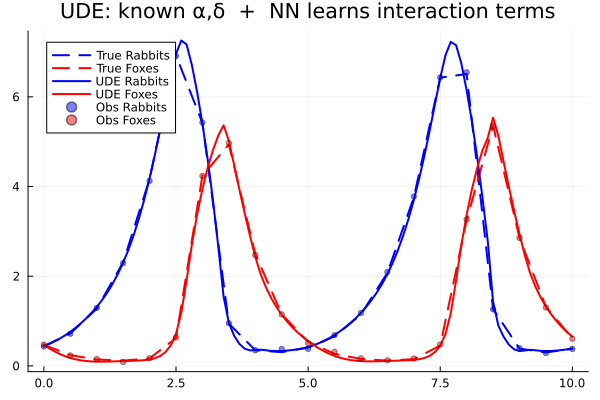

Here is the Julia script that generated this plot:
##############################################################
# ude_test.jl  — standalone UDE iteration
#
# Strategy to avoid divergence in early training:
#
# STEP 1 – Pre-train NN so that the UDE starts with near-zero
#           net dynamics. We train NN to approximately cancel
#           the known linear terms:
#             NN[1](x,y) ≈ -α*x   (neutralises rabbit growth)
#             NN[2](x,y) ≈  δ*y   (neutralises fox death)
#           After pre-training: du/dt ≈ 0 → flat trajectory.
#           Loss is finite, ODE bounded.
#
# STEP 2 – Fine-tune on the full data. The NN now needs to
#           additionally learn the interaction terms so that
#           the trajectory oscillates like the true system.
##############################################################

using DifferentialEquations
using Lux, ComponentArrays
using SciMLSensitivity
using Optimization, OptimizationOptimisers
using Zygote
using Plots, Random, Statistics, LinearAlgebra

rng = Random.default_rng()
Random.seed!(rng, 42)

# ── True Lotka-Volterra data ─────────────────────────────────
function lotka_volterra!(du, u, p, _)
    x, y = u
    α, β, γ, δ = p
    du[1] = α * x - β * x * y
    du[2] = γ * x * y - δ * y
end

true_p = [1.3, 0.9, 0.8, 1.8]
u0     = [0.44, 0.47]
tspan  = (0.0, 10.0)
t_save = 0.0:0.5:10.0

prob_true = ODEProblem(lotka_volterra!, u0, tspan, true_p)
sol_true  = solve(prob_true, Tsit5(), saveat=t_save)
ode_data  = Array(sol_true) .+ 0.02 .* randn(size(Array(sol_true)))

println("Data shape: $(size(ode_data))")

# ── UDE setup ────────────────────────────────────────────────
α_known = 1.3f0
δ_known = 1.8f0
u0_f32  = Float32.(u0)

nn_ude = Lux.Chain(
    Lux.Dense(2, 32, tanh),
    Lux.Dense(32, 32, tanh),
    Lux.Dense(32, 2)
)
ps_ude, st_ude = Lux.setup(rng, nn_ude)
ps_ude = ComponentArray(ps_ude)

function ude_dynamics!(du, u, p, _)
    x, y = u
    nn_out, _ = nn_ude(u, p, st_ude)
    du[1] =  α_known * x + nn_out[1]
    du[2] = -δ_known * y + nn_out[2]
end

prob_ude = ODEProblem(ude_dynamics!, u0_f32, tspan, ps_ude)

# Safe loss: avoids `nothing` gradient when ODE fails by keeping
# a tiny ps-dependent term so Zygote never returns `nothing`.
function loss_ude(ps, _)
    pred = solve(prob_ude, Tsit5(), p=ps, saveat=t_save,
                 sensealg=InterpolatingAdjoint(autojacvec=ReverseDiffVJP(true)))
    if !SciMLBase.successful_retcode(pred.retcode)
        return sum(abs2, ps) * 1f-8 + 1f6
    end
    sum(abs2, Array(pred) .- ode_data)
end

# ── STEP 1: Pre-train NN to cancel known linear terms ────────
# Target: NN(x,y) ≈ [-α*x,  +δ*y] so that du/dt ≈ 0 initially.
# This is pure supervised regression — no ODE solving needed.
function pretrain_loss(ps, _)
    total = zero(eltype(ps))
    for i in axes(ode_data, 2)
        u_i    = Float32.(ode_data[:, i])
        x, y   = u_i
        nn_out, _ = nn_ude(u_i, ps, st_ude)
        total += (nn_out[1] - (-α_known * x))^2 +
                 (nn_out[2] -  (δ_known * y))^2
    end
    total
end

println("\n── Step 1: pre-training NN to cancel linear terms ──")
optf_pre    = Optimization.OptimizationFunction(pretrain_loss, Optimization.AutoZygote())
optprob_pre = Optimization.OptimizationProblem(optf_pre, ps_ude)
res_pre     = Optimization.solve(optprob_pre, Adam(0.01), maxiters=500)
ps_warm     = res_pre.u
println("Pre-train loss: $(round(pretrain_loss(ps_warm, nothing), digits=6))")

sol_warm = solve(prob_ude, Tsit5(), p=ps_warm, saveat=t_save)
if SciMLBase.successful_retcode(sol_warm.retcode)
    println("UDE loss after pre-train: $(round(sum(abs2, Array(sol_warm) .- ode_data), digits=2))")
else
    println("WARNING: ODE still fails after pre-train")
end

# ── STEP 2: Full UDE training from warm start ────────────────
println("\n── Step 2: full UDE training ──")
iter_ude = Ref(0)
cb_ude = function (_, l)
    iter_ude[] += 1
    iter_ude[] % 500 == 0 && println("  Iter $(iter_ude[])  loss = $(round(l, digits=4))")
    return false
end

optf    = Optimization.OptimizationFunction(loss_ude, Optimization.AutoZygote())
optprob = Optimization.OptimizationProblem(optf, ps_warm)
res_ude = Optimization.solve(optprob, Adam(0.005), maxiters=3000, callback=cb_ude)

println("Final loss: $(round(loss_ude(res_ude.u, nothing), digits=4))")

# ── Plot ─────────────────────────────────────────────────────
fine_t   = 0.0:0.1:10.0
pred_sol = solve(prob_ude, Tsit5(), p=res_ude.u, saveat=fine_t)

p = plot(sol_true.t, Array(sol_true)[1, :], label="True Rabbits",  lw=2, ls=:dash, color=:blue)
plot!(p, sol_true.t, Array(sol_true)[2, :], label="True Foxes",    lw=2, ls=:dash, color=:red)
if SciMLBase.successful_retcode(pred_sol.retcode)
    plot!(p, pred_sol.t, Array(pred_sol)[1, :], label="UDE Rabbits", lw=2, color=:blue)
    plot!(p, pred_sol.t, Array(pred_sol)[2, :], label="UDE Foxes",   lw=2, color=:red)
end
scatter!(p, collect(t_save), ode_data[1, :], label="Obs Rabbits", ms=3, alpha=0.5, color=:blue)
scatter!(p, collect(t_save), ode_data[2, :], label="Obs Foxes",   ms=3, alpha=0.5, color=:red)
title!(p, "UDE: known α,δ  +  NN learns interaction terms")
savefig(p, "ude_test.png")
println("Saved: ude_test.png")
